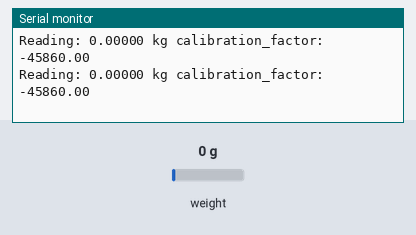
The sketch below on a simulated Arduino Uno, built with avr-gcc and run on an emulated ATmega328P. Parts: the last lines printed to the serial monitor. Inputs (shaded band) come from the test bench; at power-on: weight on the scale 0 g.

Above: at 3.3 s.
3.4 s: weight on the scale set to 100 g
At 3.5 s:
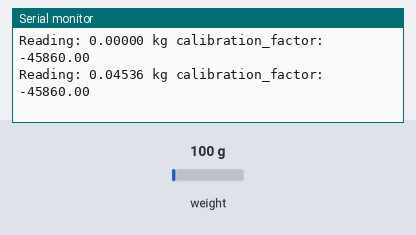
6.4 s: weight on the scale set to 1250 g
At 6.53 s:
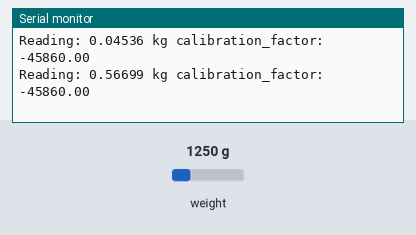
Timing chart, 0 to 9.4 s (numbered marks = the images above; inputs shaded):
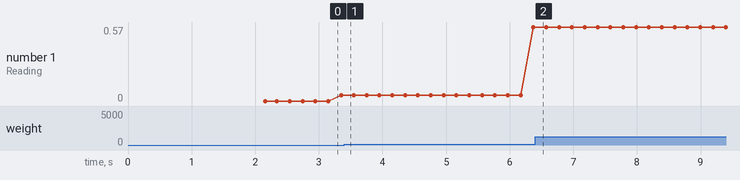

Measured:
- plotted number 1: 0.05 → 0.57 after the input at 3.4 s

The sketch:

weight.ino
```cpp
// (licence header left out)
#include <HX711.h>

#define DOUT  3
#define CLK  2

HX711 scale(DOUT, CLK);

float calibration_factor = -45860; //-7050 worked for my 440lb max scale setup

void setup() {
  Serial.begin(9600);
  Serial.println("HX711 calibration sketch");
  Serial.println("Remove all weight from scale");
  Serial.println("After readings begin, place known weight on scale");
  Serial.println("Press + or a to increase calibration factor");
  Serial.println("Press - or z to decrease calibration factor");

  scale.set_scale();
  scale.tare(); //Reset the scale to 0

   long zero_factor = scale.read_average(); //Get a baseline reading
  //long zero_factor = 8319787;
  Serial.print("Zero factor: "); //This can be used to remove the need to tare the scale. Useful in permanent scale projects.
  Serial.println(zero_factor);
}

void loop() {

  scale.set_scale(calibration_factor); //Adjust to this calibration factor

  Serial.print("Reading: ");
  Serial.print(scale.get_units()*0.453592, 5);
  Serial.print(" kg"); //Change this to kg and re-adjust the calibration factor if you follow SI units like a sane person
  Serial.print(" calibration_factor: ");
  Serial.print(calibration_factor);
  Serial.println();

/*
  if (Serial.available())
  {
    char temp = Serial.read();
    if (temp == '+' || temp == 'a')
      calibration_factor += 10;
    else if (temp == '-' || temp == 'z')
      calibration_factor -= 10;
  }
  */
  delay(100);
}
```
